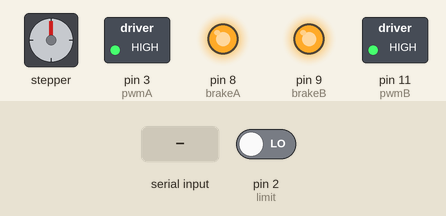
The sketch below on a simulated Arduino Uno, built with avr-gcc and run on an emulated ATmega328P. Parts: stepper motor, switched loads named in the sketch (green lamp = pin HIGH), output pins drawn as LEDs (lit = HIGH). The test bench sets the inputs (shaded band); at power-on: pin 2 (limit) LOW. Stepper angles assume 200 steps per turn; what the sketch prints to the serial monitor is not drawn.

Above: at 1.2 s.
1.3 s: "90,45\n" received over Serial
At 1.8 s:
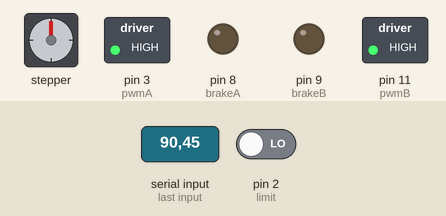
7.3 s: "30,150\n" received over Serial
At 8.4 s:
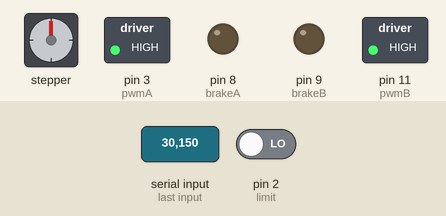
13.3 s: "53\n" received over Serial
At 15.8 s:
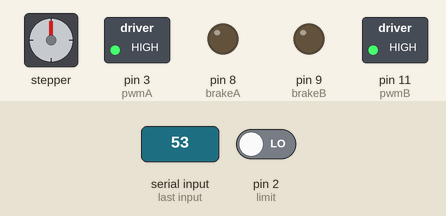
19.3 s: "50\n" received over Serial
At 29.2 s:
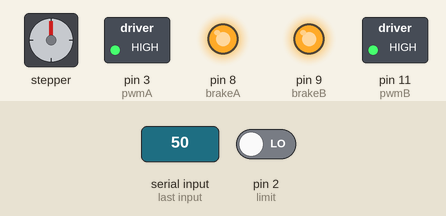
Timing chart, 0 to 29.9 s (numbered marks = the images above; inputs shaded):
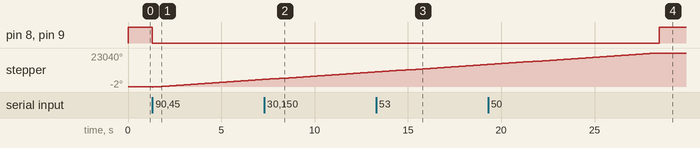

Measured:
- after the input at 7.3 s, pin 8 (brakeA), pin 9 (brakeB): stays LOW (without the input it goes to HIGH after 0.80 s)
- after the input at 13.3 s, pin 8 (brakeA), pin 9 (brakeB): stays LOW (without the input it goes to HIGH after 1.6 s)
- after the input at 19.3 s, pin 8 (brakeA), pin 9 (brakeB): LOW → HIGH after 9.2 s instead of 2.4 s

The sketch:

newcom_nohome2.ino
```cpp
//  Jeremy Stark  and Noah Hudelson
//  March 26th, 2014
//  jwstark@gmail.com jnhudelson@gmail.com

//  This is the stepper motor control for the optical dust loading image analayzer
//  This control code takes an in imput signal via serial of char '1'
//  then completes one step, as defined by the step size in this code
//  The code then returns 'done'
//  At present there is no error checking...

//  The motors controlled are 4-phase unipolar, 125 ozin, 200 steps/rev, 1.8 degree
//  Sparkfun product number ROB-10847, Wantai NEMA 23 Stepper 57BYGH420
//  Serial com speed is set at 115200.
//
//  The driver board is the Arduino Motor sheild

// Include the Stepper Library
#include <AccelStepper.h>  // This also includes the stepper class
#include <Stepper.h>
// Map our pins to constants to make things easier to keep track of
const int limit = 2;  // We will use this as a table limit and for homing
const int pwmA = 3;
const int pwmB = 11;
const int brakeA = 8;
const int brakeB = 9;
int incomingByte = 0;
int moveByte = 0;
int safemove = 0;
int count = 0;
int sign = 0;

// Initialize the AccelStepper class.

AccelStepper stepper(2,12,13);  //this lets AccelStepper know we are using a dual channel H bridge configuration and the two pins are 12 and 13 in accordance with the arduino sheild.


void setup() {

  //  Defining the PWM channels and such
  pinMode(pwmA, OUTPUT);
  pinMode(pwmB, OUTPUT);
  pinMode(brakeA, OUTPUT);
  pinMode(brakeB, OUTPUT);

  // RELEASE THE DIGITAL HOLD
  digitalWrite(pwmA, HIGH);
  digitalWrite(pwmB, HIGH);
  digitalWrite(brakeA, HIGH);
  digitalWrite(brakeB, HIGH);

  // SETTING MOTOR PARAMETERS FOR ACCELLSTEPPER
  stepper.setMaxSpeed(600);
  stepper.setSpeed(600);
  stepper.setAcceleration(2000);

  // Without this, no one will hear you scream, or listen to you.  So yeah.
  Serial.begin(115200);
}

void loop() {

  while(Serial.available() == 0)  //Waits serial to be available.
  {
  }
  incomingByte = Serial.read();
  if(incomingByte == 53)  // If MatLab passes the arduino an 'ascii' 5 then the arduino homes
  {
    digitalWrite(brakeA, LOW);  // take off the brakes to run free little bird
    digitalWrite(brakeB, LOW);  // take off the brakes to run free little bird
    stepper.move(-400000); // a very long distance
    while(digitalRead(limit) == HIGH) // limit switch is at high for fail safe
    {
      stepper.run();  // runs stepper motor until limit switch is hit
      Serial.println(0);  // "0" is sent to MatLab to let it know we are still moving.  Mat lab reads this and gives the arduino more time so that it does not stop
    }
      stepper.move(3200); // sets next move forward a small amount to get rid of backlash in screw and to release limit switch
      while(stepper.distanceToGo() != 0) // moves table until move is complete or limit switch is hit.
   {
      stepper.run();
      Serial.println(0);
   }
      Serial.println(1985);  // "1" is sent to MatLab to let it know we hit the limit
     digitalWrite(brakeA, HIGH);  // PUT THE BRAKES ON TO STOP CURRENT TO STEPPERS
     digitalWrite(brakeB, HIGH);  // PUT THE BRAKES ON TO STOP CURRENT TO STEPPERS

  }

  if(incomingByte == 50)
  {
    int pos = stepper.currentPosition();
    while(Serial.available() == 0)  //Waits serial to be available.
  {
  }
    digitalWrite(brakeA, LOW);  // take off the brakes to run free little bird
    digitalWrite(brakeB, LOW);  // take off the brakes to run free little bird
    moveByte = Serial.parseInt();  //reads in movement of table
    int sign = moveByte / abs(moveByte);
    stepper.moveTo(pos + moveByte );
   while(digitalRead(limit) == HIGH && sign *(stepper.distanceToGo()) > 0) // moves table until move is complete or limit switch is hit.
   {
      stepper.run();
      Serial.println(0);
   }
    digitalWrite(brakeA, HIGH);  // PUT THE BRAKES ON TO STOP CURRENT TO STEPPERS
    digitalWrite(brakeB, HIGH);  // PUT THE BRAKES ON TO STOP CURRENT TO STEPPERS
   Serial.println(1985);
  }
}
```
